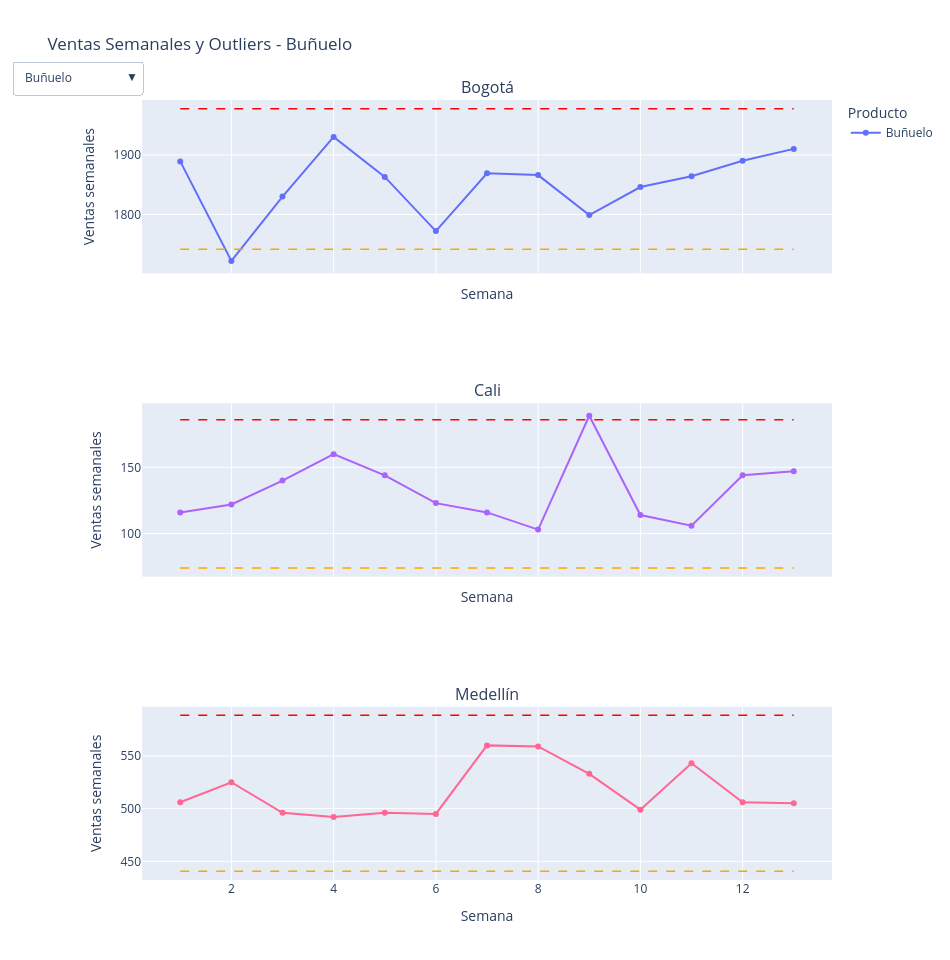

Notebook code cell kept with this figure:
### Code cell
import plotly.graph_objects as go
from plotly.subplots import make_subplots

# Se revisa la evolución en el tiempo de las ventas por producto y ciudad
ventas_semana = (
    data.groupby(['semana', 'ciudad', 'nombre'])
    .agg(
        ventas_semanales=('unidades_vendidas', 'sum')
    )
    .reset_index()
)


ciudades = sorted(ventas_semana['ciudad'].unique())
productos = sorted(ventas_semana['nombre'].unique())

# Se realiza un gráfico que muestra las ventas semanales en el tiempo y las compara con posibles outlier, usando el rango intercuartil
fig = make_subplots(
    rows=len(ciudades),
    cols=1,
    subplot_titles=ciudades,
    shared_xaxes=True
)

# Diccionario para rastrear la relación de cada traza con su producto
trace_product_map = []
primer_producto = productos[0]

# Se agregan los trazos de las ventas y los límiter superiro e inferior
for producto in productos:
    es_primer_prod = (producto == primer_producto)

    for c_idx, ciudad in enumerate(ciudades, start=1):
        df = ventas_semana[
            (ventas_semana['ciudad'] == ciudad) &
            (ventas_semana['nombre'] == producto)
        ].sort_values('semana')
        
        # Cálculo de Outliers (IQR)
        q1 = df['ventas_semanales'].quantile(0.25)
        q3 = df['ventas_semanales'].quantile(0.75)
        ric = q3 - q1
        limite_inferior = max(0, q1 - 1.5 * ric)
        limite_superior = q3 + 1.5 * ric

        # Ventas Semanales
        fig.add_trace(
            go.Scatter(
                x=df['semana'],
                y=df['ventas_semanales'],
                mode='lines+markers',
                name=producto,
                legendgroup=producto,
                showlegend=(c_idx == 1),
                visible=es_primer_prod
            ),
            row=c_idx, col=1
        )
        trace_product_map.append(producto)

        # Límite Superior
        fig.add_trace(
            go.Scatter(
                x=df['semana'],
                y=[limite_superior] * len(df),
                mode='lines',
                line=dict(dash='dash', width=1.5, color='red'),
                name=f'Lím. Sup. ({producto})',
                legendgroup=producto,
                showlegend=False,
                hoverinfo='text',
                hovertext=f'Lím. Superior {producto}: {limite_superior:.1f}',
                visible=es_primer_prod
            ),
            row=c_idx, col=1
        )
        trace_product_map.append(producto)

        # Límite Inferior
        fig.add_trace(
            go.Scatter(
                x=df['semana'],
                y=[limite_inferior] * len(df),
                mode='lines',
                line=dict(dash='dash', width=1.5, color='orange'),
                name=f'Lím. Inf. ({producto})',
                legendgroup=producto,
                showlegend=False,
                hoverinfo='text',
                hovertext=f'Lím. Inferior {producto}: {limite_inferior:.1f}',
                visible=es_primer_prod
            ),
            row=c_idx, col=1
        )
        trace_product_map.append(producto)

# Se configuran los botones del menú desplegable
buttons = []
for producto in productos:
    visible = [p == producto for p in trace_product_map]
    buttons.append(
        dict(
            label=producto,
            method='update',
            args=[{'visible': visible}, {'title': f'Ventas semanales y outliers - {producto}'}]
        )
    )

# Se ajusta el layout final
fig.update_layout(
    title=f'Ventas Semanales y Outliers - {primer_producto}',
    updatemenus=[dict(buttons=buttons, direction='down', x=0.0, y=1.05, showactive=True)],
    height=320 * len(ciudades),
    width=950,
    legend_title='Producto'
)

fig.update_xaxes(title_text='Semana')
fig.update_yaxes(title_text='Ventas semanales')

fig

### Figure 1 — Plotly figure (JSON) as saved in the notebook; plotly's stock layout.template omitted (floating-point values rounded to 4 significant figures)
{"data": [{"legendgroup": "Buñuelo", "mode": "lines+markers", "name": "Buñuelo", "showlegend": true, "type": "scatter", "visible": true, "x": [1, 2, 3, 4, 5, 6, 7, 8, 9, 10, 11, 12, 13], "xaxis": "x", "y": [1889, 1722, 1830, 1930, 1863, 1772, 1869, 1866, 1799, 1846, 1864, 1890, 1910], "yaxis": "y"}, {"hoverinfo": "text", "hovertext": "Lím. Superior Buñuelo: 1977.5", "legendgroup": "Buñuelo", "line": {"color": "red", "dash": "dash", "width": 1.5}, "mode": "lines", "name": "Lím. Sup. (Buñuelo)", "showlegend": false, "type": "scatter", "visible": true, "x": [1, 2, 3, 4, 5, 6, 7, 8, 9, 10, 11, 12, 13], "xaxis": "x", "y": [1978.0, 1978.0, 1978.0, 1978.0, 1978.0, 1978.0, 1978.0, 1978.0, 1978.0, 1978.0, 1978.0, 1978.0, 1978.0], "yaxis": "y"}, {"hoverinfo": "text", "hovertext": "Lím. Inferior Buñuelo: 1741.5", "legendgroup": "Buñuelo", "line": {"color": "orange", "dash": "dash", "width": 1.5}, "mode": "lines", "name": "Lím. Inf. (Buñuelo)", "showlegend": false, "type": "scatter", "visible": true, "x": [1, 2, 3, 4, 5, 6, 7, 8, 9, 10, 11, 12, 13], "xaxis": "x", "y": [1742.0, 1742.0, 1742.0, 1742.0, 1742.0, 1742.0, 1742.0, 1742.0, 1742.0, 1742.0, 1742.0, 1742.0, 1742.0], "yaxis": "y"}, {"legendgroup": "Buñuelo", "mode": "lines+markers", "name": "Buñuelo", "showlegend": false, "type": "scatter", "visible": true, "x": [1, 2, 3, 4, 5, 6, 7, 8, 9, 10, 11, 12, 13], "xaxis": "x2", "y": [116, 122, 140, 160, 144, 123, 116, 103, 189, 114, 106, 144, 147], "yaxis": "y2"}, {"hoverinfo": "text", "hovertext": "Lím. Superior Buñuelo: 186.0", "legendgroup": "Buñuelo", "line": {"color": "red", "dash": "dash", "width": 1.5}, "mode": "lines", "name": "Lím. Sup. (Buñuelo)", "showlegend": false, "type": "scatter", "visible": true, "x": [1, 2, 3, 4, 5, 6, 7, 8, 9, 10, 11, 12, 13], "xaxis": "x2", "y": [186, 186, 186, 186, 186, 186, 186, 186, 186, 186, 186, 186, 186], "yaxis": "y2"}, {"hoverinfo": "text", "hovertext": "Lím. Inferior Buñuelo: 74.0", "legendgroup": "Buñuelo", "line": {"color": "orange", "dash": "dash", "width": 1.5}, "mode": "lines", "name": "Lím. Inf. (Buñuelo)", "showlegend": false, "type": "scatter", "visible": true, "x": [1, 2, 3, 4, 5, 6, 7, 8, 9, 10, 11, 12, 13], "xaxis": "x2", "y": [74, 74, 74, 74, 74, 74, 74, 74, 74, 74, 74, 74, 74], "yaxis": "y2"}, {"legendgroup": "Buñuelo", "mode": "lines+markers", "name": "Buñuelo", "showlegend": false, "type": "scatter", "visible": true, "x": [1, 2, 3, 4, 5, 6, 7, 8, 9, 10, 11, 12, 13], "xaxis": "x3", "y": [506, 525, 496, 492, 496, 495, 560, 559, 533, 499, 543, 506, 505], "yaxis": "y3"}, {"hoverinfo": "text", "hovertext": "Lím. Superior Buñuelo: 588.5", "legendgroup": "Buñuelo", "line": {"color": "red", "dash": "dash", "width": 1.5}, "mode": "lines", "name": "Lím. Sup. (Buñuelo)", "showlegend": false, "type": "scatter", "visible": true, "x": [1, 2, 3, 4, 5, 6, 7, 8, 9, 10, 11, 12, 13], "xaxis": "x3", "y": [588.5, 588.5, 588.5, 588.5, 588.5, 588.5, 588.5, 588.5, 588.5, 588.5, 588.5, 588.5, 588.5], "yaxis": "y3"}, {"hoverinfo": "text", "hovertext": "Lím. Inferior Buñuelo: 440.5", "legendgroup": "Buñuelo", "line": {"color": "orange", "dash": "dash", "width": 1.5}, "mode": "lines", "name": "Lím. Inf. (Buñuelo)", "showlegend": false, "type": "scatter", "visible": true, "x": [1, 2, 3, 4, 5, 6, 7, 8, 9, 10, 11, 12, 13], "xaxis": "x3", "y": [440.5, 440.5, 440.5, 440.5, 440.5, 440.5, 440.5, 440.5, 440.5, 440.5, 440.5, 440.5, 440.5], "yaxis": "y3"}, {"legendgroup": "Café con Leche", "mode": "lines+markers", "name": "Café con Leche", "showlegend": true, "type": "scatter", "visible": false, "x": [1, 2, 3, 4, 5, 6, 7, 8, 9, 10, 11, 12, 13], "xaxis": "x", "y": [1120, 1168, 1179, 1119, 1230, 1179, 1222, 1163, 1168, 1173, 1281, 1176, 1213], "yaxis": "y"}, {"hoverinfo": "text", "hovertext": "Lím. Superior Café con Leche: 1280.5", "legendgroup": "Café con Leche", "line": {"color": "red", "dash": "dash", "width": 1.5}, "mode": "lines", "name": "Lím. Sup. (Café con Leche)", "showlegend": false, "type": "scatter", "visible": false, "x": [1, 2, 3, 4, 5, 6, 7, 8, 9, 10, 11, 12, 13], "xaxis": "x", "y": [1280.0, 1280.0, 1280.0, 1280.0, 1280.0, 1280.0, 1280.0, 1280.0, 1280.0, 1280.0, 1280.0, 1280.0, 1280.0], "yaxis": "y"}, {"hoverinfo": "text", "hovertext": "Lím. Inferior Café con Leche: 1100.5", "legendgroup": "Café con Leche", "line": {"color": "orange", "dash": "dash", "width": 1.5}, "mode": "lines", "name": "Lím. Inf. (Café con Leche)", "showlegend": false, "type": "scatter", "visible": false, "x": [1, 2, 3, 4, 5, 6, 7, 8, 9, 10, 11, 12, 13], "xaxis": "x", "y": [1100.0, 1100.0, 1100.0, 1100.0, 1100.0, 1100.0, 1100.0, 1100.0, 1100.0, 1100.0, 1100.0, 1100.0, 1100.0], "yaxis": "y"}, {"legendgroup": "Café con Leche", "mode": "lines+markers", "name": "Café con Leche", "showlegend": false, "type": "scatter", "visible": false, "x": [1, 2, 3, 4, 5, 6, 7, 8, 9, 10, 11, 12, 13], "xaxis": "x2", "y": [60, 86, 72, 104, 104, 84, 87, 58, 87, 99, 84, 95, 76], "yaxis": "y2"}, {"hoverinfo": "text", "hovertext": "Lím. Superior Café con Leche: 123.5", "legendgroup": "Café con Leche", "line": {"color": "red", "dash": "dash", "width": 1.5}, "mode": "lines", "name": "Lím. Sup. (Café con Leche)", "showlegend": false, "type": "scatter", "visible": false, "x": [1, 2, 3, 4, 5, 6, 7, 8, 9, 10, 11, 12, 13], "xaxis": "x2", "y": [123.5, 123.5, 123.5, 123.5, 123.5, 123.5, 123.5, 123.5, 123.5, 123.5, 123.5, 123.5, 123.5], "yaxis": "y2"}, {"hoverinfo": "text", "hovertext": "Lím. Inferior Café con Leche: 47.5", "legendgroup": "Café con Leche", "line": {"color": "orange", "dash": "dash", "width": 1.5}, "mode": "lines", "name": "Lím. Inf. (Café con Leche)", "showlegend": false, "type": "scatter", "visible": false, "x": [1, 2, 3, 4, 5, 6, 7, 8, 9, 10, 11, 12, 13], "xaxis": "x2", "y": [47.5, 47.5, 47.5, 47.5, 47.5, 47.5, 47.5, 47.5, 47.5, 47.5, 47.5, 47.5, 47.5], "yaxis": "y2"}, {"legendgroup": "Café con Leche", "mode": "lines+markers", "name": "Café con Leche", "showlegend": false, "type": "scatter", "visible": false, "x": [1, 2, 3, 4, 5, 6, 7, 8, 9, 10, 11, 12, 13], "xaxis": "x3", "y": [337, 296, 293, 324, 306, 326, 334, 338, 317, 331, 288, 287, 316], "yaxis": "y3"}, {"hoverinfo": "text", "hovertext": "Lím. Superior Café con Leche: 383.5", "legendgroup": "Café con Leche", "line": {"color": "red", "dash": "dash", "width": 1.5}, "mode": "lines", "name": "Lím. Sup. (Café con Leche)", "showlegend": false, "type": "scatter", "visible": false, "x": [1, 2, 3, 4, 5, 6, 7, 8, 9, 10, 11, 12, 13], "xaxis": "x3", "y": [383.5, 383.5, 383.5, 383.5, 383.5, 383.5, 383.5, 383.5, 383.5, 383.5, 383.5, 383.5, 383.5], "yaxis": "y3"}, {"hoverinfo": "text", "hovertext": "Lím. Inferior Café con Leche: 243.5", "legendgroup": "Café con Leche", "line": {"color": "orange", "dash": "dash", "width": 1.5}, "mode": "lines", "name": "Lím. Inf. (Café con Leche)", "showlegend": false, "type": "scatter", "visible": false, "x": [1, 2, 3, 4, 5, 6, 7, 8, 9, 10, 11, 12, 13], "xaxis": "x3", "y": [243.5, 243.5, 243.5, 243.5, 243.5, 243.5, 243.5, 243.5, 243.5, 243.5, 243.5, 243.5, 243.5], "yaxis": "y3"}, {"legendgroup": "Cappuccino", "mode": "lines+markers", "name": "Cappuccino", "showlegend": true, "type": "scatter", "visible": false, "x": [1, 2, 3, 4, 5, 6, 7, 8, 9, 10, 11, 12, 13], "xaxis": "x", "y": [1221, 1181, 1181, 1169, 1085, 1211, 1177, 1222, 1164, 1174, 1189, 1118, 1156], "yaxis": "y"}, {"hoverinfo": "text", "hovertext": "Lím. Superior Cappuccino: 1226.5", "legendgroup": "Cappuccino", "line": {"color": "red", "dash": "dash", "width": 1.5}, "mode": "lines", "name": "Lím. Sup. (Cappuccino)", "showlegend": false, "type": "scatter", "visible": false, "x": [1, 2, 3, 4, 5, 6, 7, 8, 9, 10, 11, 12, 13], "xaxis": "x", "y": [1226.0, 1226.0, 1226.0, 1226.0, 1226.0, 1226.0, 1226.0, 1226.0, 1226.0, 1226.0, 1226.0, 1226.0, 1226.0], "yaxis": "y"}, {"hoverinfo": "text", "hovertext": "Lím. Inferior Cappuccino: 1126.5", "legendgroup": "Cappuccino", "line": {"color": "orange", "dash": "dash", "width": 1.5}, "mode": "lines", "name": "Lím. Inf. (Cappuccino)", "showlegend": false, "type": "scatter", "visible": false, "x": [1, 2, 3, 4, 5, 6, 7, 8, 9, 10, 11, 12, 13], "xaxis": "x", "y": [1126.0, 1126.0, 1126.0, 1126.0, 1126.0, 1126.0, 1126.0, 1126.0, 1126.0, 1126.0, 1126.0, 1126.0, 1126.0], "yaxis": "y"}, {"legendgroup": "Cappuccino", "mode": "lines+markers", "name": "Cappuccino", "showlegend": false, "type": "scatter", "visible": false, "x": [1, 2, 3, 4, 5, 6, 7, 8, 9, 10, 11, 12, 13], "xaxis": "x2", "y": [127, 89, 76, 94, 103, 68, 91, 105, 124, 78, 92, 97, 58], "yaxis": "y2"}, {"hoverinfo": "text", "hovertext": "Lím. Superior Cappuccino: 140.5", "legendgroup": "Cappuccino", "line": {"color": "red", "dash": "dash", "width": 1.5}, "mode": "lines", "name": "Lím. Sup. (Cappuccino)", "showlegend": false, "type": "scatter", "visible": false, "x": [1, 2, 3, 4, 5, 6, 7, 8, 9, 10, 11, 12, 13], "xaxis": "x2", "y": [140.5, 140.5, 140.5, 140.5, 140.5, 140.5, 140.5, 140.5, 140.5, 140.5, 140.5, 140.5, 140.5], "yaxis": "y2"}, {"hoverinfo": "text", "hovertext": "Lím. Inferior Cappuccino: 40.5", "legendgroup": "Cappuccino", "line": {"color": "orange", "dash": "dash", "width": 1.5}, "mode": "lines", "name": "Lím. Inf. (Cappuccino)", "showlegend": false, "type": "scatter", "visible": false, "x": [1, 2, 3, 4, 5, 6, 7, 8, 9, 10, 11, 12, 13], "xaxis": "x2", "y": [40.5, 40.5, 40.5, 40.5, 40.5, 40.5, 40.5, 40.5, 40.5, 40.5, 40.5, 40.5, 40.5], "yaxis": "y2"}, {"legendgroup": "Cappuccino", "mode": "lines+markers", "name": "Cappuccino", "showlegend": false, "type": "scatter", "visible": false, "x": [1, 2, 3, 4, 5, 6, 7, 8, 9, 10, 11, 12, 13], "xaxis": "x3", "y": [319, 382, 345, 321, 370, 373, 345, 365, 398, 381, 390, 392, 418], "yaxis": "y3"}, {"hoverinfo": "text", "hovertext": "Lím. Superior Cappuccino: 457.5", "legendgroup": "Cappuccino", "line": {"color": "red", "dash": "dash", "width": 1.5}, "mode": "lines", "name": "Lím. Sup. (Cappuccino)", "showlegend": false, "type": "scatter", "visible": false, "x": [1, 2, 3, 4, 5, 6, 7, 8, 9, 10, 11, 12, 13], "xaxis": "x3", "y": [457.5, 457.5, 457.5, 457.5, 457.5, 457.5, 457.5, 457.5, 457.5, 457.5, 457.5, 457.5, 457.5], "yaxis": "y3"}, {"hoverinfo": "text", "hovertext": "Lím. Inferior Cappuccino: 277.5", "legendgroup": "Cappuccino", "line": {"color": "orange", "dash": "dash", "width": 1.5}, "mode": "lines", "name": "Lím. Inf. (Cappuccino)", "showlegend": false, "type": "scatter", "visible": false, "x": [1, 2, 3, 4, 5, 6, 7, 8, 9, 10, 11, 12, 13], "xaxis": "x3", "y": [277.5, 277.5, 277.5, 277.5, 277.5, 277.5, 277.5, 277.5, 277.5, 277.5, 277.5, 277.5, 277.5], "yaxis": "y3"}, {"legendgroup": "Croissant", "mode": "lines+markers", "name": "Croissant", "showlegend": true, "type": "scatter", "visible": false, "x": [1, 2, 3, 4, 5, 6, 7, 8, 9, 10, 11, 12, 13], "xaxis": "x", "y": [1553, 1553, 1558, 1539, 1632, 1680, 1678, 1746, 1605, 1680, 1608, 1740, 1601], "yaxis": "y"}, {"hoverinfo": "text", "hovertext": "Lím. Superior Croissant: 1863.0", "legendgroup": "Croissant", "line": {"color": "red", "dash": "dash", "width": 1.5}, "mode": "lines", "name": "Lím. Sup. (Croissant)", "showlegend": false, "type": "scatter", "visible": false, "x": [1, 2, 3, 4, 5, 6, 7, 8, 9, 10, 11, 12, 13], "xaxis": "x", "y": [1863, 1863, 1863, 1863, 1863, 1863, 1863, 1863, 1863, 1863, 1863, 1863, 1863], "yaxis": "y"}, {"hoverinfo": "text", "hovertext": "Lím. Inferior Croissant: 1375.0", "legendgroup": "Croissant", "line": {"color": "orange", "dash": "dash", "width": 1.5}, "mode": "lines", "name": "Lím. Inf. (Croissant)", "showlegend": false, "type": "scatter", "visible": false, "x": [1, 2, 3, 4, 5, 6, 7, 8, 9, 10, 11, 12, 13], "xaxis": "x", "y": [1375, 1375, 1375, 1375, 1375, 1375, 1375, 1375, 1375, 1375, 1375, 1375, 1375], "yaxis": "y"}, {"legendgroup": "Croissant", "mode": "lines+markers", "name": "Croissant", "showlegend": false, "type": "scatter", "visible": false, "x": [1, 2, 3, 4, 5, 6, 7, 8, 9, 10, 11, 12, 13], "xaxis": "x2", "y": [127, 128, 143, 135, 159, 145, 148, 142, 192, 172, 172, 186, 187], "yaxis": "y2"}, {"hoverinfo": "text", "hovertext": "Lím. Superior Croissant: 217.0", "legendgroup": "Croissant", "line": {"color": "red", "dash": "dash", "width": 1.5}, "mode": "lines", "name": "Lím. Sup. (Croissant)", "showlegend": false, "type": "scatter", "visible": false, "x": [1, 2, 3, 4, 5, 6, 7, 8, 9, 10, 11, 12, 13], "xaxis": "x2", "y": [217, 217, 217, 217, 217, 217, 217, 217, 217, 217, 217, 217, 217], "yaxis": "y2"}, {"hoverinfo": "text", "hovertext": "Lím. Inferior Croissant: 97.0", "legendgroup": "Croissant", "line": {"color": "orange", "dash": "dash", "width": 1.5}, "mode": "lines", "name": "Lím. Inf. (Croissant)", "showlegend": false, "type": "scatter", "visible": false, "x": [1, 2, 3, 4, 5, 6, 7, 8, 9, 10, 11, 12, 13], "xaxis": "x2", "y": [97, 97, 97, 97, 97, 97, 97, 97, 97, 97, 97, 97, 97], "yaxis": "y2"}, {"legendgroup": "Croissant", "mode": "lines+markers", "name": "Croissant", "showlegend": false, "type": "scatter", "visible": false, "x": [1, 2, 3, 4, 5, 6, 7, 8, 9, 10, 11, 12, 13], "xaxis": "x3", "y": [424, 428, 443, 451, 429, 412, 474, 446, 446, 416, 467, 416, 434], "yaxis": "y3"}, {"hoverinfo": "text", "hovertext": "Lím. Superior Croissant: 479.0", "legendgroup": "Croissant", "line": {"color": "red", "dash": "dash", "width": 1.5}, "mode": "lines", "name": "Lím. Sup. (Croissant)", "showlegend": false, "type": "scatter", "visible": false, "x": [1, 2, 3, 4, 5, 6, 7, 8, 9, 10, 11, 12, 13], "xaxis": "x3", "y": [479, 479, 479, 479, 479, 479, 479, 479, 479, 479, 479, 479, 479], "yaxis": "y3"}, {"hoverinfo": "text", "hovertext": "Lím. Inferior Croissant: 391.0", "legendgroup": "Croissant", "line": {"color": "orange", "dash": "dash", "width": 1.5}, "mode": "lines", "name": "Lím. Inf. (Croissant)", "showlegend": false, "type": "scatter", "visible": false, "x": [1, 2, 3, 4, 5, 6, 7, 8, 9, 10, 11, 12, 13], "xaxis": "x3", "y": [391, 391, 391, 391, 391, 391, 391, 391, 391, 391, 391, 391, 391], "yaxis": "y3"}, {"legendgroup": "Jugo de Naranja", "mode": "lines+markers", "name": "Jugo de Naranja", "showlegend": true, "type": "scatter", "visible": false, "x": [1, 2, 3, 4, 5, 6, 7, 8, 9, 10, 11, 12, 13], "xaxis": "x", "y": [1622, 1640, 1736, 1621, 1656, 1709, 1610, 1613, 1563, 1517, 1514, 1545, 1513], "yaxis": "y"}, {"hoverinfo": "text", "hovertext": "Lím. Superior Jugo de Naranja: 1782.5", "legendgroup": "Jugo de Naranja", "line": {"color": "red", "dash": "dash", "width": 1.5}, "mode": "lines", "name": "Lím. Sup. (Jugo de Naranja)", "showlegend": false, "type": "scatter", "visible": false, "x": [1, 2, 3, 4, 5, 6, 7, 8, 9, 10, 11, 12, 13], "xaxis": "x", "y": [1782.0, 1782.0, 1782.0, 1782.0, 1782.0, 1782.0, 1782.0, 1782.0, 1782.0, 1782.0, 1782.0, 1782.0, 1782.0], "yaxis": "y"}, {"hoverinfo": "text", "hovertext": "Lím. Inferior Jugo de Naranja: 1402.5", "legendgroup": "Jugo de Naranja", "line": {"color": "orange", "dash": "dash", "width": 1.5}, "mode": "lines", "name": "Lím. Inf. (Jugo de Naranja)", "showlegend": false, "type": "scatter", "visible": false, "x": [1, 2, 3, 4, 5, 6, 7, 8, 9, 10, 11, 12, 13], "xaxis": "x", "y": [1402.0, 1402.0, 1402.0, 1402.0, 1402.0, 1402.0, 1402.0, 1402.0, 1402.0, 1402.0, 1402.0, 1402.0, 1402.0], "yaxis": "y"}, {"legendgroup": "Jugo de Naranja", "mode": "lines+markers", "name": "Jugo de Naranja", "showlegend": false, "type": "scatter", "visible": false, "x": [1, 2, 3, 4, 5, 6, 7, 8, 9, 10, 11, 12, 13], "xaxis": "x2", "y": [146, 184, 136, 151, 149, 156, 188, 167, 185, 173, 168, 200, 176], "yaxis": "y2"}, {"hoverinfo": "text", "hovertext": "Lím. Superior Jugo de Naranja: 233.5", "legendgroup": "Jugo de Naranja", "line": {"color": "red", "dash": "dash", "width": 1.5}, "mode": "lines", "name": "Lím. Sup. (Jugo de Naranja)", "showlegend": false, "type": "scatter", "visible": false, "x": [1, 2, 3, 4, 5, 6, 7, 8, 9, 10, 11, 12, 13], "xaxis": "x2", "y": [233.5, 233.5, 233.5, 233.5, 233.5, 233.5, 233.5, 233.5, 233.5, 233.5, 233.5, 233.5, 233.5], "yaxis": "y2"}, {"hoverinfo": "text", "hovertext": "Lím. Inferior Jugo de Naranja: 101.5", "legendgroup": "Jugo de Naranja", "line": {"color": "orange", "dash": "dash", "width": 1.5}, "mode": "lines", "name": "Lím. Inf. (Jugo de Naranja)", "showlegend": false, "type": "scatter", "visible": false, "x": [1, 2, 3, 4, 5, 6, 7, 8, 9, 10, 11, 12, 13], "xaxis": "x2", "y": [101.5, 101.5, 101.5, 101.5, 101.5, 101.5, 101.5, 101.5, 101.5, 101.5, 101.5, 101.5, 101.5], "yaxis": "y2"}, {"legendgroup": "Jugo de Naranja", "mode": "lines+markers", "name": "Jugo de Naranja", "showlegend": false, "type": "scatter", "visible": false, "x": [1, 2, 3, 4, 5, 6, 7, 8, 9, 10, 11, 12, 13], "xaxis": "x3", "y": [475, 511, 568, 539, 467, 521, 484, 505, 531, 547, 584, 536, 527], "yaxis": "y3"}, {"hoverinfo": "text", "hovertext": "Lím. Superior Jugo de Naranja: 590.0", "legendgroup": "Jugo de Naranja", "line": {"color": "red", "dash": "dash", "width": 1.5}, "mode": "lines", "name": "Lím. Sup. (Jugo de Naranja)", "showlegend": false, "type": "scatter", "visible": false, "x": [1, 2, 3, 4, 5, 6, 7, 8, 9, 10, 11, 12, 13], "xaxis": "x3", "y": [590, 590, 590, 590, 590, 590, 590, 590, 590, 590, 590, 590, 590], "yaxis": "y3"}, {"hoverinfo": "text", "hovertext": "Lím. Inferior Jugo de Naranja: 454.0", "legendgroup": "Jugo de Naranja", "line": {"color": "orange", "dash": "dash", "width": 1.5}, "mode": "lines", "name": "Lím. Inf. (Jugo de Naranja)", "showlegend": false, "type": "scatter", "visible": false, "x": [1, 2, 3, 4, 5, 6, 7, 8, 9, 10, 11, 12, 13], "xaxis": "x3", "y": [454, 454, 454, 454, 454, 454, 454, 454, 454, 454, 454, 454, 454], "yaxis": "y3"}, {"legendgroup": "Pan de Bono", "mode": "lines+markers", "name": "Pan de Bono", "showlegend": true, "type": "scatter", "visible": false, "x": [1, 2, 3, 4, 5, 6, 7, 8, 9, 10, 11, 12, 13], "xaxis": "x", "y": [646, 661, 641, 683, 680, 722, 725, 722, 696, 667, 736, 768, 719], "yaxis": "y"}, {"hoverinfo": "text", "hovertext": "Lím. Superior Pan de Bono: 804.5", "legendgroup": "Pan de Bono", "line": {"color": "red", "dash": "dash", "width": 1.5}, "mode": "lines", "name": "Lím. Sup. (Pan de Bono)", "showlegend": false, "type": "scatter", "visible": false, "x": [1, 2, 3, 4, 5, 6, 7, 8, 9, 10, 11, 12, 13], "xaxis": "x", "y": [804.5, 804.5, 804.5, 804.5, 804.5, 804.5, 804.5, 804.5, 804.5, 804.5, 804.5, 804.5, 804.5], "yaxis": "y"}, {"hoverinfo": "text", "hovertext": "Lím. Inferior Pan de Bono: 584.5", "legendgroup": "Pan de Bono", "line": {"color": "orange", "dash": "dash", "width": 1.5}, "mode": "lines", "name": "Lím. Inf. (Pan de Bono)", "showlegend": false, "type": "scatter", "visible": false, "x": [1, 2, 3, 4, 5, 6, 7, 8, 9, 10, 11, 12, 13], "xaxis": "x", "y": [584.5, 584.5, 584.5, 584.5, 584.5, 584.5, 584.5, 584.5, 584.5, 584.5, 584.5, 584.5, 584.5], "yaxis": "y"}, {"legendgroup": "Pan de Bono", "mode": "lines+markers", "name": "Pan de Bono", "showlegend": false, "type": "scatter", "visible": false, "x": [1, 2, 3, 4, 5, 6, 7, 8, 9, 10, 11, 12, 13], "xaxis": "x2", "y": [64, 47, 42, 60, 43, 60, 51, 48, 63, 59, 57, 49, 45], "yaxis": "y2"}, {"hoverinfo": "text", "hovertext": "Lím. Superior Pan de Bono: 79.5", "legendgroup": "Pan de Bono", "line": {"color": "red", "dash": "dash", "width": 1.5}, "mode": "lines", "name": "Lím. Sup. (Pan de Bono)", "showlegend": false, "type": "scatter", "visible": false, "x": [1, 2, 3, 4, 5, 6, 7, 8, 9, 10, 11, 12, 13], "xaxis": "x2", "y": [79.5, 79.5, 79.5, 79.5, 79.5, 79.5, 79.5, 79.5, 79.5, 79.5, 79.5, 79.5, 79.5], "yaxis": "y2"}, {"hoverinfo": "text", "hovertext": "Lím. Inferior Pan de Bono: 27.5", "legendgroup": "Pan de Bono", "line": {"color": "orange", "dash": "dash", "width": 1.5}, "mode": "lines", "name": "Lím. Inf. (Pan de Bono)", "showlegend": false, "type": "scatter", "visible": false, "x": [1, 2, 3, 4, 5, 6, 7, 8, 9, 10, 11, 12, 13], "xaxis": "x2", "y": [27.5, 27.5, 27.5, 27.5, 27.5, 27.5, 27.5, 27.5, 27.5, 27.5, 27.5, 27.5, 27.5], "yaxis": "y2"}, {"legendgroup": "Pan de Bono", "mode": "lines+markers", "name": "Pan de Bono", "showlegend": false, "type": "scatter", "visible": false, "x": [1, 2, 3, 4, 5, 6, 7, 8, 9, 10, 11, 12, 13], "xaxis": "x3", "y": [193, 185, 177, 187, 199, 218, 202, 204, 225, 226, 195, 195, 215], "yaxis": "y3"}, {"hoverinfo": "text", "hovertext": "Lím. Superior Pan de Bono: 248.0", "legendgroup": "Pan de Bono", "line": {"color": "red", "dash": "dash", "width": 1.5}, "mode": "lines", "name": "Lím. Sup. (Pan de Bono)", "showlegend": false, "type": "scatter", "visible": false, "x": [1, 2, 3, 4, 5, 6, 7, 8, 9, 10, 11, 12, 13], "xaxis": "x3", "y": [248, 248, 248, 248, 248, 248, 248, 248, 248, 248, 248, 248, 248], "yaxis": "y3"}, {"hoverinfo": "text", "hovertext": "Lím. Inferior Pan de Bono: 160.0", "legendgroup": "Pan de Bono", "line": {"color": "orange", "dash": "dash", "width": 1.5}, "mode": "lines", "name": "Lím. Inf. (Pan de Bono)", "showlegend": false, "type": "scatter", "visible": false, "x": [1, 2, 3, 4, 5, 6, 7, 8, 9, 10, 11, 12, 13], "xaxis": "x3", "y": [160, 160, 160, 160, 160, 160, 160, 160, 160, 160, 160, 160, 160], "yaxis": "y3"}, {"legendgroup": "Pastel de Pollo", "mode": "lines+markers", "name": "Pastel de Pollo", "showlegend": true, "type": "scatter", "visible": false, "x": [1, 2, 3, 4, 5, 6, 7, 8, 9, 10, 11, 12, 13], "xaxis": "x", "y": [1738, 1831, 1799, 1778, 1849, 1808, 1756, 1776, 1811, 1781, 1806, 1837, 1908], "yaxis": "y"}, {"hoverinfo": "text", "hovertext": "Lím. Superior Pastel de Pollo: 1910.5", "legendgroup": "Pastel de Pollo", "line": {"color": "red", "dash": "dash", "width": 1.5}, "mode": "lines", "name": "Lím. Sup. (Pastel de Pollo)", "showlegend": false, "type": "scatter", "visible": false, "x": [1, 2, 3, 4, 5, 6, 7, 8, 9, 10, 11, 12, 13], "xaxis": "x", "y": [1910.0, 1910.0, 1910.0, 1910.0, 1910.0, 1910.0, 1910.0, 1910.0, 1910.0, 1910.0, 1910.0, 1910.0, 1910.0], "yaxis": "y"}, {"hoverinfo": "text", "hovertext": "Lím. Inferior Pastel de Pollo: 1698.5", "legendgroup": "Pastel de Pollo", "line": {"color": "orange", "dash": "dash", "width": 1.5}, "mode": "lines", "name": "Lím. Inf. (Pastel de Pollo)", "showlegend": false, "type": "scatter", "visible": false, "x": [1, 2, 3, 4, 5, 6, 7, 8, 9, 10, 11, 12, 13], "xaxis": "x", "y": [1698.0, 1698.0, 1698.0, 1698.0, 1698.0, 1698.0, 1698.0, 1698.0, 1698.0, 1698.0, 1698.0, 1698.0, 1698.0], "yaxis": "y"}, {"legendgroup": "Pastel de Pollo", "mode": "lines+markers", "name": "Pastel de Pollo", "showlegend": false, "type": "scatter", "visible": false, "x": [1, 2, 3, 4, 5, 6, 7, 8, 9, 10, 11, 12, 13], "xaxis": "x2", "y": [136, 135, 123, 130, 124, 114, 103, 106, 105, 113, 93, 97, 78], "yaxis": "y2"}, {"hoverinfo": "text", "hovertext": "Lím. Superior Pastel de Pollo: 155.5", "legendgroup": "Pastel de Pollo", "line": {"color": "red", "dash": "dash", "width": 1.5}, "mode": "lines", "name": "Lím. Sup. (Pastel de Pollo)", "showlegend": false, "type": "scatter", "visible": false, "x": [1, 2, 3, 4, 5, 6, 7, 8, 9, 10, 11, 12, 13], "xaxis": "x2", "y": [155.5, 155.5, 155.5, 155.5, 155.5, 155.5, 155.5, 155.5, 155.5, 155.5, 155.5, 155.5, 155.5], "yaxis": "y2"}, {"hoverinfo": "text", "hovertext": "Lím. Inferior Pastel de Pollo: 71.5", "legendgroup": "Pastel de Pollo", "line": {"color": "orange", "dash": "dash", "width": 1.5}, "mode": "lines", "name": "Lím. Inf. (Pastel de Pollo)", "showlegend": false, "type": "scatter", "visible": false, "x": [1, 2, 3, 4, 5, 6, 7, 8, 9, 10, 11, 12, 13], "xaxis": "x2", "y": [71.5, 71.5, 71.5, 71.5, 71.5, 71.5, 71.5, 71.5, 71.5, 71.5, 71.5, 71.5, 71.5], "yaxis": "y2"}, {"legendgroup": "Pastel de Pollo", "mode": "lines+markers", "name": "Pastel de Pollo", "showlegend": false, "type": "scatter", "visible": false, "x": [1, 2, 3, 4, 5, 6, 7, 8, 9, 10, 11, 12, 13], "xaxis": "x3", "y": [484, 481, 519, 507, 488, 529, 502, 508, 499, 464, 529, 478, 546], "yaxis": "y3"}, {"hoverinfo": "text", "hovertext": "Lím. Superior Pastel de Pollo: 571.5", "legendgroup": "Pastel de Pollo", "line": {"color": "red", "dash": "dash", "width": 1.5}, "mode": "lines", "name": "Lím. Sup. (Pastel de Pollo)", "showlegend": false, "type": "scatter", "visible": false, "x": [1, 2, 3, 4, 5, 6, 7, 8, 9, 10, 11, 12, 13], "xaxis": "x3", "y": [571.5, 571.5, 571.5, 571.5, 571.5, 571.5, 571.5, 571.5, 571.5, 571.5, 571.5, 571.5, 571.5], "yaxis": "y3"}, {"hoverinfo": "text", "hovertext": "Lím. Inferior Pastel de Pollo: 431.5", "legendgroup": "Pastel de Pollo", "line": {"color": "orange", "dash": "dash", "width": 1.5}, "mode": "lines", "name": "Lím. Inf. (Pastel de Pollo)", "showlegend": false, "type": "scatter", "visible": false, "x": [1, 2, 3, 4, 5, 6, 7, 8, 9, 10, 11, 12, 13], "xaxis": "x3", "y": [431.5, 431.5, 431.5, 431.5, 431.5, 431.5, 431.5, 431.5, 431.5, 431.5, 431.5, 431.5, 431.5], "yaxis": "y3"}, {"legendgroup": "Tinto", "mode": "lines+markers", "name": "Tinto", "showlegend": true, "type": "scatter", "visible": false, "x": [1, 2, 3, 4, 5, 6, 7, 8, 9, 10, 11, 12, 13], "xaxis": "x", "y": [782, 810, 854, 828, 828, 813, 825, 838, 849, 867, 816, 846, 859], "yaxis": "y"}, {"hoverinfo": "text", "hovertext": "Lím. Superior Tinto: 898.5", "legendgroup": "Tinto", "line": {"color": "red", "dash": "dash", "width": 1.5}, "mode": "lines", "name": "Lím. Sup. (Tinto)", "showlegend": false, "type": "scatter", "visible": false, "x": [1, 2, 3, 4, 5, 6, 7, 8, 9, 10, 11, 12, 13], "xaxis": "x", "y": [898.5, 898.5, 898.5, 898.5, 898.5, 898.5, 898.5, 898.5, 898.5, 898.5, 898.5, 898.5, 898.5], "yaxis": "y"}, {"hoverinfo": "text", "hovertext": "Lím. Inferior Tinto: 766.5", "legendgroup": "Tinto", "line": {"color": "orange", "dash": "dash", "width": 1.5}, "mode": "lines", "name": "Lím. Inf. (Tinto)", "showlegend": false, "type": "scatter", "visible": false, "x": [1, 2, 3, 4, 5, 6, 7, 8, 9, 10, 11, 12, 13], "xaxis": "x", "y": [766.5, 766.5, 766.5, 766.5, 766.5, 766.5, 766.5, 766.5, 766.5, 766.5, 766.5, 766.5, 766.5], "yaxis": "y"}, {"legendgroup": "Tinto", "mode": "lines+markers", "name": "Tinto", "showlegend": false, "type": "scatter", "visible": false, "x": [1, 2, 3, 4, 5, 6, 7, 8, 9, 10, 11, 12, 13], "xaxis": "x2", "y": [61, 75, 61, 66, 62, 74, 79, 60, 68, 72, 73, 77, 71], "yaxis": "y2"}, {"hoverinfo": "text", "hovertext": "Lím. Superior Tinto: 92.0", "legendgroup": "Tinto", "line": {"color": "red", "dash": "dash", "width": 1.5}, "mode": "lines", "name": "Lím. Sup. (Tinto)", "showlegend": false, "type": "scatter", "visible": false, "x": [1, 2, 3, 4, 5, 6, 7, 8, 9, 10, 11, 12, 13], "xaxis": "x2", "y": [92, 92, 92, 92, 92, 92, 92, 92, 92, 92, 92, 92, 92], "yaxis": "y2"}, {"hoverinfo": "text", "hovertext": "Lím. Inferior Tinto: 44.0", "legendgroup": "Tinto", "line": {"color": "orange", "dash": "dash", "width": 1.5}, "mode": "lines", "name": "Lím. Inf. (Tinto)", "showlegend": false, "type": "scatter", "visible": false, "x": [1, 2, 3, 4, 5, 6, 7, 8, 9, 10, 11, 12, 13], "xaxis": "x2", "y": [44, 44, 44, 44, 44, 44, 44, 44, 44, 44, 44, 44, 44], "yaxis": "y2"}, {"legendgroup": "Tinto", "mode": "lines+markers", "name": "Tinto", "showlegend": false, "type": "scatter", "visible": false, "x": [1, 2, 3, 4, 5, 6, 7, 8, 9, 10, 11, 12, 13], "xaxis": "x3", "y": [239, 241, 293, 236, 263, 228, 234, 253, 244, 264, 247, 265, 250], "yaxis": "y3"}, {"hoverinfo": "text", "hovertext": "Lím. Superior Tinto: 299.0", "legendgroup": "Tinto", "line": {"color": "red", "dash": "dash", "width": 1.5}, "mode": "lines", "name": "Lím. Sup. (Tinto)", "showlegend": false, "type": "scatter", "visible": false, "x": [1, 2, 3, 4, 5, 6, 7, 8, 9, 10, 11, 12, 13], "xaxis": "x3", "y": [299, 299, 299, 299, 299, 299, 299, 299, 299, 299, 299, 299, 299], "yaxis": "y3"}, {"hoverinfo": "text", "hovertext": "Lím. Inferior Tinto: 203.0", "legendgroup": "Tinto", "line": {"color": "orange", "dash": "dash", "width": 1.5}, "mode": "lines", "name": "Lím. Inf. (Tinto)", "showlegend": false, "type": "scatter", "visible": false, "x": [1, 2, 3, 4, 5, 6, 7, 8, 9, 10, 11, 12, 13], "xaxis": "x3", "y": [203, 203, 203, 203, 203, 203, 203, 203, 203, 203, 203, 203, 203], "yaxis": "y3"}], "layout": {"annotations": [{"font": {"size": 16}, "showarrow": false, "text": "Bogotá", "x": 0.5, "xanchor": "center", "xref": "paper", "y": 1, "yanchor": "bottom", "yref": "paper"}, {"font": {"size": 16}, "showarrow": false, "text": "Cali", "x": 0.5, "xanchor": "center", "xref": "paper", "y": 0.6111, "yanchor": "bottom", "yref": "paper"}, {"font": {"size": 16}, "showarrow": false, "text": "Medellín", "x": 0.5, "xanchor": "center", "xref": "paper", "y": 0.2222, "yanchor": "bottom", "yref": "paper"}], "height": 960, "legend": {"title": {"text": "Producto"}}, "title": {"text": "Ventas Semanales y Outliers - Buñuelo"}, "updatemenus": [{"buttons": [{"args": [{"visible": [true, true, true, true, true, true, true, true, true, false, false, false, false, false, false, false, false, false, false, false, false, false, false, false, false, false, false, false, false, false, false, false, false, false, false, false, false, false, false, false, false, false, false, false, false, false, false, false, false, false, false, false, false, false, false, false, false, false, false, false, false, false, false, false, false, false, false, false, false, false, false, false]}, {"title": "Ventas semanales y outliers - Buñuelo"}], "label": "Buñuelo", "method": "update"}, {"args": [{"visible": [false, false, false, false, false, false, false, false, false, true, true, true, true, true, true, true, true, true, false, false, false, false, false, false, false, false, false, false, false, false, false, false, false, false, false, false, false, false, false, false, false, false, false, false, false, false, false, false, false, false, false, false, false, false, false, false, false, false, false, false, false, false, false, false, false, false, false, false, false, false, false, false]}, {"title": "Ventas semanales y outliers - Café con Leche"}], "label": "Café con Leche", "method": "update"}, {"args": [{"visible": [false, false, false, false, false, false, false, false, false, false, false, false, false, false, false, false, false, false, true, true, true, true, true, true, true, true, true, false, false, false, false, false, false, false, false, false, false, false, false, false, false, false, false, false, false, false, false, false, false, false, false, false, false, false, false, false, false, false, false, false, false, false, false, false, false, false, false, false, false, false, false, false]}, {"title": "Ventas semanales y outliers - Cappuccino"}], "label": "Cappuccino", "method": "update"}, {"args": [{"visible": [false, false, false, false, false, false, false, false, false, false, false, false, false, false, false, false, false, false, false, false, false, false, false, false, false, false, false, true, true, true, true, true, true, true, true, true, false, false, false, false, false, false, false, false, false, false, false, false, false, false, false, false, false, false, false, false, false, false, false, false, false, false, false, false, false, false, false, false, false, false, false, false]}, {"title": "Ventas semanales y outliers - Croissant"}], "label": "Croissant", "method": "update"}, {"args": [{"visible": [false, false, false, false, false, false, false, false, false, false, false, false, false, false, false, false, false, false, false, false, false, false, false, false, false, false, false, false, false, false, false, false, false, false, false, false, true, true, true, true, true, true, true, true, true, false, false, false, false, false, false, false, false, false, false, false, false, false, false, false, false, false, false, false, false, false, false, false, false, false, false, false]}, {"title": "Ventas semanales y outliers - Jugo de Naranja"}], "label": "Jugo de Naranja", "method": "update"}, {"args": [{"visible": [false, false, false, false, false, false, false, false, false, false, false, false, false, false, false, false, false, false, false, false, false, false, false, false, false, false, false, false, false, false, false, false, false, false, false, false, false, false, false, false, false, false, false, false, false, true, true, true, true, true, true, true, true, true, false, false, false, false, false, false, false, false, false, false, false, false, false, false, false, false, false, false]}, {"title": "Ventas semanales y outliers - Pan de Bono"}], "label": "Pan de Bono", "method": "update"}, {"args": [{"visible": [false, false, false, false, false, false, false, false, false, false, false, false, false, false, false, false, false, false, false, false, false, false, false, false, false, false, false, false, false, false, false, false, false, false, false, false, false, false, false, false, false, false, false, false, false, false, false, false, false, false, false, false, false, false, true, true, true, true, true, true, true, true, true, false, false, false, false, false, false, false, false, false]}, {"title": "Ventas semanales y outliers - Pastel de Pollo"}], "label": "Pastel de Pollo", "method": "update"}, {"args": [{"visible": [false, false, false, false, false, false, false, false, false, false, false, false, false, false, false, false, false, false, false, false, false, false, false, false, false, false, false, false, false, false, false, false, false, false, false, false, false, false, false, false, false, false, false, false, false, false, false, false, false, false, false, false, false, false, false, false, false, false, false, false, false, false, false, true, true, true, true, true, true, true, true, true]}, {"title": "Ventas semanales y outliers - Tinto"}], "label": "Tinto", "method": "update"}], "direction": "down", "showactive": true, "x": 0, "y": 1.05}], "width": 950, "xaxis": {"anchor": "y", "domain": [0, 1], "matches": "x3", "showticklabels": false, "title": {"text": "Semana"}}, "xaxis2": {"anchor": "y2", "domain": [0, 1], "matches": "x3", "showticklabels": false, "title": {"text": "Semana"}}, "xaxis3": {"anchor": "y3", "domain": [0, 1], "title": {"text": "Semana"}}, "yaxis": {"anchor": "x", "domain": [0.7778, 1], "title": {"text": "Ventas semanales"}}, "yaxis2": {"anchor": "x2", "domain": [0.3889, 0.6111], "title": {"text": "Ventas semanales"}}, "yaxis3": {"anchor": "x3", "domain": [0, 0.2222], "title": {"text": "Ventas semanales"}}}}
